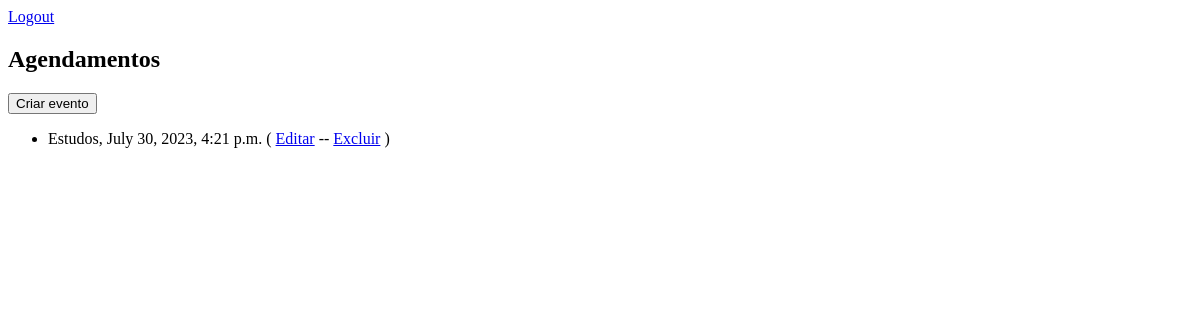
/eventos/ (signed in), run on an earlier commit of the app's database.
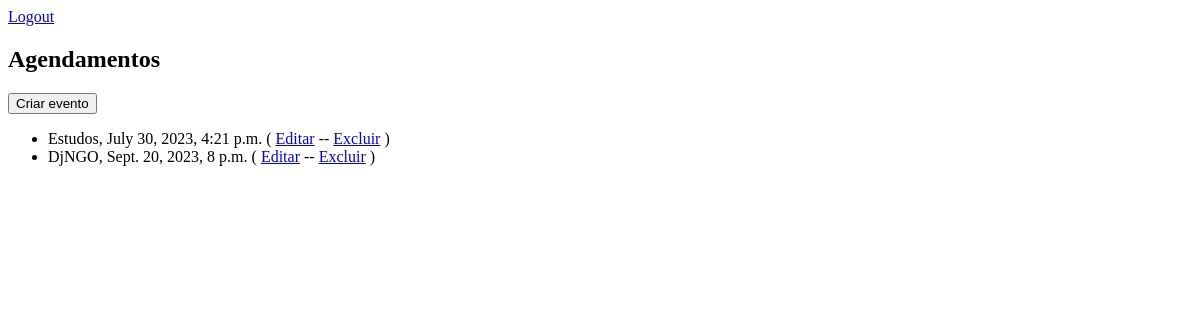
And on a later commit of the database.
### app_agenda/models.py (models this page shows, shortened)
class Evento(models.Model):
    titulo = models.CharField(max_length=100)
    descricao = models.TextField(blank=True, null=True)
    data = models.DateTimeField(verbose_name='Data')
    data_criacao = models.DateTimeField(auto_now=True, verbose_name='Criado em')
    usuario = models.ForeignKey(User, on_delete=models.CASCADE)
    class Meta:
        db_table = 'evento'

### app_agenda/views.py (the view)
# urls.py: path('eventos/', views.lista_eventos),
@login_required(login_url='/login/')
def lista_eventos(request):
    usuario = request.user
    evento = Evento.objects.filter(usuario=usuario)
    response = {'eventos': evento}
    return render(request, 'agenda.html', response)

### templates/agenda.html (shortened to what this page needs)
<!DOCTYPE html>
<html lang="en">
<head>
    <div>
        <a href="/logout">Logout</a>
    </div>
</head>
<body>
    <h2>Agendamentos</h2>
    <a href="novo-evento/">
        <button type="button">Criar evento</button>
    </a>
    <ul style="front-size: 18px">
        {% for evento in eventos %}
            <li>
                {{evento.titulo}}, {{evento.data}}
                (
                    <a href="novo-evento/?id={{ evento.id }}">Editar</a> --
                    <a href="novo-evento/delete/{{ evento.id }}/">Excluir</a>
                )
            </li>
        {% endfor %}
    </ul>
</body>
</html>

What changed in the data, as far as the page shows it:
added Evento: titulo "DjNGO", data "Sept. 20, 2023, 8 p.m."
